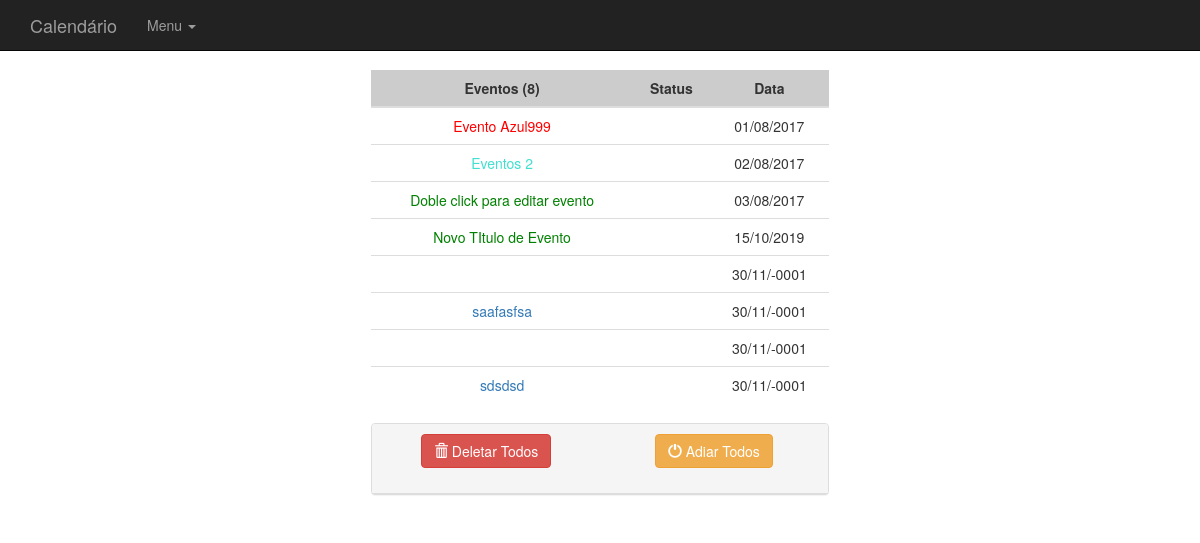
Page /restrito/calendario/listaeventos.php on the committed database.
### tables this page shows
CREATE TABLE `events` (
  `id` int(11) NOT NULL,
  `title` varchar(255) NOT NULL,
  `color` varchar(7) DEFAULT NULL,
  `start` datetime NOT NULL,
  `end` datetime DEFAULT NULL
);

### restrito/calendario/listaeventos.php (the view, shortened to what this page needs)
<?php
require_once('bdd.php');
$sql = "SELECT * FROM events ";
$req = $bdd->prepare($sql);
$req->execute();
$events = $req->fetchAll();
$e = count($events);
?>
<!DOCTYPE html>
<html lang="pt-br">
<head>
	<link href="css/bootstrap.min.css" rel="stylesheet">
	<link href='css/fullcalendar.css' rel='stylesheet' />
</head>
<body>
	<nav class="navbar navbar-inverse navbar-fixed-top" role="navigation">
		<div class="container">
			<div class="navbar-header">
				<a class="navbar-brand" href="index.php">Calendário</a>
			</div>
			<div class="collapse navbar-collapse" id="bs-example-navbar-collapse-1">
				<ul class="nav navbar-nav">
					<li class="dropdown">
						<a href="#" data-toggle="dropdown" role="button" aria-haspopup="true" aria-expanded="false">
							Menu
							<span class="caret"></span>
						</a>
					</li>
				</ul>
			</div>
		</div>
	</nav>
	<div class="container">
		<div class="row">
			<div class="col-lg-5 col-centered">
				<table class="table table-hover text-center">
					<thead>
						<tr style="background-color: #ccc;">
							<th>Eventos (<?php echo $e; ?>)</th>
							<th>Status</th>
							<th>Data</th>
						</tr>
					</thead>
					<tbody>
						<?php
							if($e > 0):
								foreach($events as $event):
						?>
						<tr>
							<td>
								<a href="detalhesevento.php?pg=<?php echo $event['id']; ?>" style="color: <?php echo $event['color']; ?>">
									<?php echo $event['title']; ?>
								</a>
							</td>
							<td>
							</td>
							<td>
								<?php echo date("d/m/Y", strtotime($event['start'])); ?>
							</td>
						</tr>
					<?php
						endforeach;
					endif; ?>
					</tbody>
				</table>
				<div class="panel panel-default">
					<div class="panel-heading text-center">
						<div class="row">
							<?php
								if($e > 0){
							?>
								<div class="col-lg-6">
									<form class="" method="post" action="deleteEventos.php">
										<div class="form-group">
											<button type="submit" name="deletar" class="btn btn-danger" id="del">
												<span class="glyphicon glyphicon-trash"></span>
												Deletar Todos
											</button>
										</div>
									</form>
								</div>
								<div class="col-lg-6">
									<form action="editarEvento.php" class="" method="post">
										<div class="form-group">
											<button type="submit" name="adiarAll" class="btn btn-warning">
												<span class="glyphicon glyphicon-off"></span>
												Adiar Todos
											</button>
										</div>
									</form>
								</div>
								<?php } ?>
						</div>
					</div>
				</div>
			</div>
		</div>
	</div>
</body>
</html>

### restrito/calendario/listaeventos.php (style rules this page uses)
body { padding-top: 70px; }
.col-centered { float: none; margin: 0 auto; }
table tr th { text-align: center; }

### rows in the picture
events: title "Evento Azul999", start "01/08/2017"
events: title "Eventos 2", start "02/08/2017"
events: title "Doble click para editar evento", start "03/08/2017"
events: title "Novo TItulo de Evento", start "15/10/2019"
events: start "30/11/-0001"
events: title "saafasfsa", start "30/11/-0001"
events: start "30/11/-0001"
events: title "sdsdsd", start "30/11/-0001"

### other values in the picture
$e "8"
